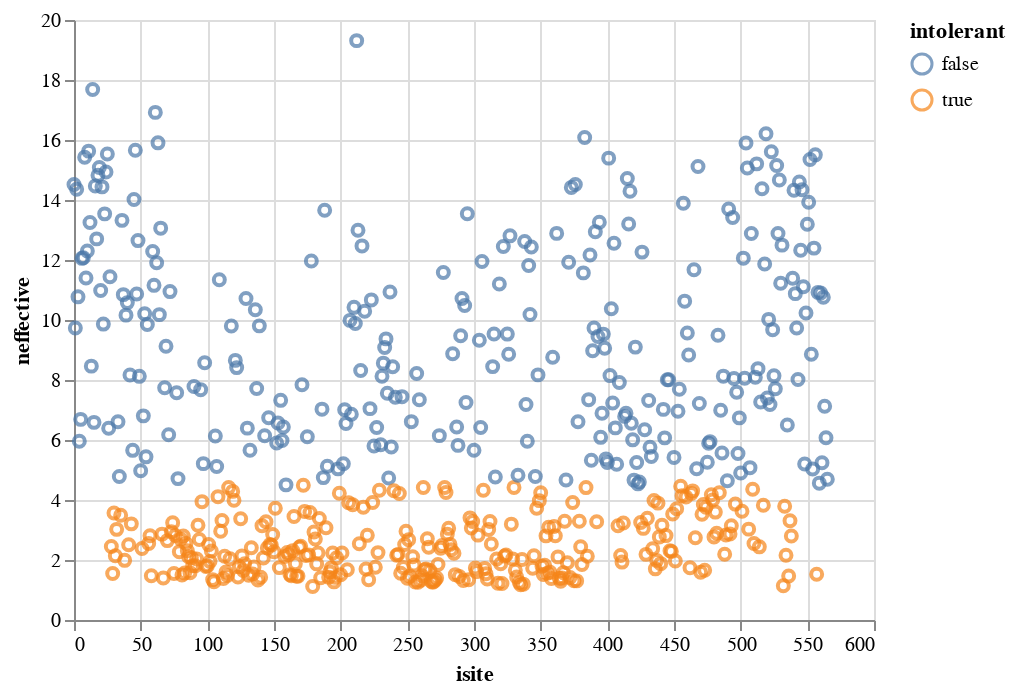

Source (notebook cell):
### Code cell
alt.Chart(entropy).mark_point().encode(
    x="isite:Q",
    y="neffective:Q",
    color="intolerant:N"
)

### Figure 1 — Vega-Lite specification as saved in the notebook (floating-point values rounded to 4 significant figures; data arrays with more than 128 entries replaced by an {"elided": "..."} marker saying what was removed)
{"$schema": "https://vega.github.io/schema/vega-lite/v3.3.0.json", "config": {"mark": {"tooltip": null}, "view": {"height": 300, "width": 400}}, "data": {"name": "data-d717e3f2077d9e4d8ccde44574ee2403"}, "datasets": {"data-d717e3f2077d9e4d8ccde44574ee2403": {"elided": "566 records"}}, "encoding": {"color": {"field": "intolerant", "type": "nominal"}, "x": {"field": "isite", "type": "quantitative"}, "y": {"field": "neffective", "type": "quantitative"}}, "mark": "point"}
